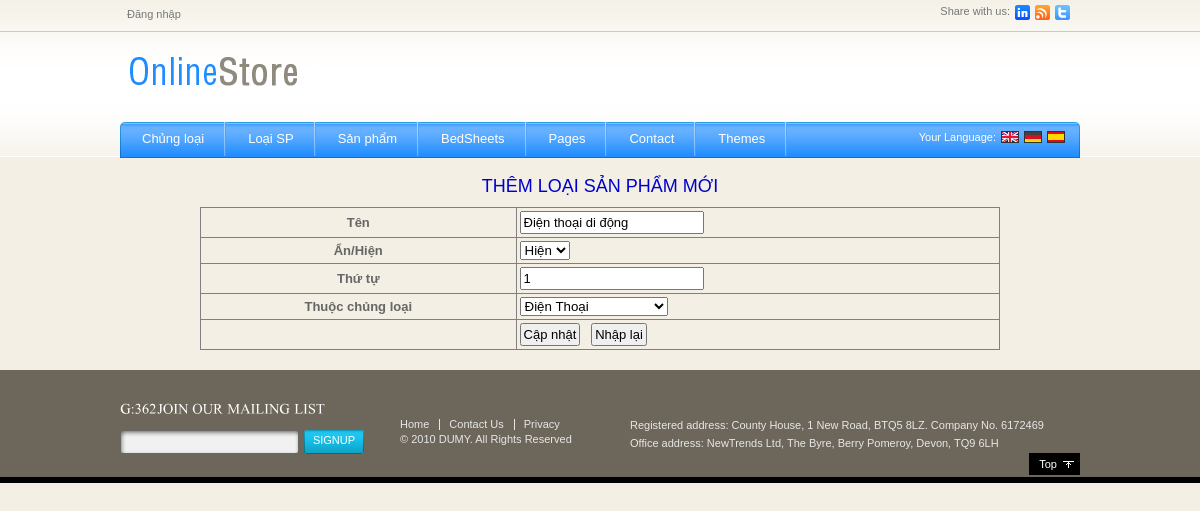
Screenshot of /admin.php?mod=loaisp_sua&idLoai=1 with the database file from the repository.
### tables this page shows
CREATE TABLE `nncms_loaisp` (
  `idLoai` int(255) NOT NULL auto_increment,
  `idCL` int(255) NOT NULL,
  `TenLoai` varchar(255) NOT NULL,
  `ThuTu` int(4) NOT NULL,
  `AnHien` tinyint(4) NOT NULL,
  PRIMARY KEY  (`idLoai`)
);

CREATE TABLE `nncms_chungloai` (
  `idCL` int(255) NOT NULL auto_increment,
  `TenCL` varchar(255) NOT NULL,
  `ThuTu` int(4) NOT NULL,
  `AnHien` tinyint(4) NOT NULL,
  PRIMARY KEY  (`idCL`)
);

### modules/admin/loaisp_sua.php (the view, shortened to what this page needs)
<?php
	$idLoai=$_GET['idLoai'];
	$sql='select * from `nncms_loaisp` where `idLoai`='.$idLoai;
	$rs=mysql_query($sql);
	$r=mysql_fetch_assoc($rs);
?>
<form name="form1" method="post" action="">
  <table width="600" border="1" cellpadding="3" class="admin">
    <caption>
      THÊM LOẠI SẢN PHẨM MỚI
    </caption>
    <tr>
      <th width="226" scope="row">Tên</th>
      <td width="350"><label>
        <input type="text" name="TenLoai" value="<?php echo $r['TenLoai']?>" id="TenLoai">
      </label></td>
    </tr>
    <tr>
      <th scope="row">Ẩn/Hiện</th>
      <td><label>
        <select name="AnHien" id="AnHien">
          <option <?php if($r['AnHien']==1) echo 'selected'?> value="1">Hiện</option>
        </select>
      </label></td>
    </tr>
    <tr>
      <th scope="row">Thứ tự</th>
      <td><label>
        <input type="text" value="<?php echo $r['ThuTu']?>" name="ThuTu" id="ThuTu">
      </label></td>
    </tr>
    <tr>
      <th scope="row">Thuộc chủng loại</th>
      <td><label>
        <select name="idCL" id="idCL">
        <?php
			$sql='select `idCL`,`TenCL` from `nncms_chungloai` order by `ThuTu`';
			$rs=mysql_query($sql);
			while($r2=mysql_fetch_assoc($rs))
			{
		?>
          	<option <?php if($r2['idCL']==$r['idCL'])echo 'selected' ?> value="<?php echo $r2['idCL']?>"><?php echo $r2['TenCL']?></option>
	  <?php
        }
      ?>
        </select>
      </label></td>
    </tr>
    <tr>
      <th scope="row">&nbsp;</th>
      <td><label>
        <input type="submit" name="Them" id="Them" value="Cập nhật">
      <input type="reset" name="Reset" id="Reset" value="Nhập lại">
      </label></td>
    </tr>
  </table>
</form>

### css/style_admin.css (style rules this page uses)
* { padding:0px; margin:0px; }
body { background-image:url(../images/bg.gif); background-repeat:repeat-x; background-position:top; background-color:#f3efe4; font-family:Arial, Helvetica, sans-serif; font-size:11px; color:#666666; float:left; width:100%; }
input { font-size:11px; }
table.admin { width:800px; margin:10px auto 10px auto; border-collapse:collapse; font-size:13px; }
table.admin caption { font-size:18px; color:#00C; margin-bottom:10px; }
table.admin th,table.admin td { padding:3px; }
table.admin input { font-size:13px; padding:2px; }

### rows the page displays
nncms_loaisp: TenLoai "Điện thoại di động", AnHien "Hiện", ThuTu "1", idCL "Điện Thoại"
